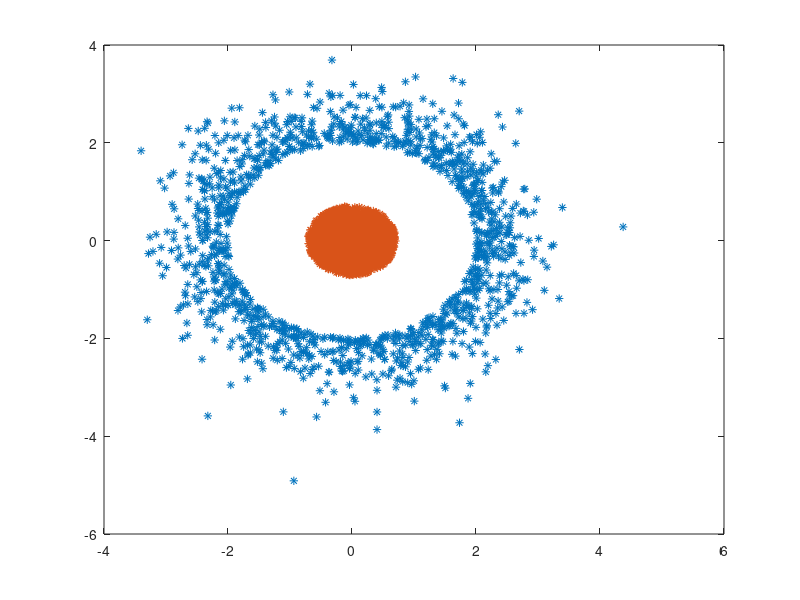

This figure's MATLAB source: (Note: this script raises an error after producing the figure.)
% Starting code for Final Project: part 1
% 
%  Tasks
% ---------
%   1. Fill in the code for forward propagation and backward propagation
%   2. Play with step size
%   3. Modify the code by changing the number of hidden layers
%   4. Vary b, which controls the non-linearity to determine its impact. 
   


clear all
close all

%%
% Creating linearly non-separable random distributions
%
features = mvnrnd([0,0], eye(2),10000);
radius = sum(features.^2,2);
class1index = radius < 0.5;
class2index = radius > 4;
class1 = features(class1index,:);
class2 = features(class2index,:);
l1 = size(class1,1);

plot(class2(:,1),class2(:,2),'*');
hold on
plot(class1(:,1),class1(:,2),'*');
hold off;

X = [class1;class2];
X1 = [X,ones(size(X,1),1)]';
s = [-ones(size(class1,1),1);ones(size(class2,1),1)]';

%% 
Nh = 3;             % number of nodes in hidden layer 
W1 = randn(Nh,3);   % Weights of first layer
W2 = randn(1,Nh+1); % Weights of second layer

Niter = 5000;       % # iterations
stepsize = 0.0001; % stepsize
error = zeros(1,Niter); % error as a function of iteratiosn

h = @(x) sigmoid(x,1,0.5); % definition of non-linearity
dh = @(x) dsig(x,1,0.5);   % derivative of non-linearity

for iter = 1:Niter
    
    
   % Forward Propagation
   %---------------------------
    
    B = W1 * X1;
    z = h(B);
    a = W2 * [z;ones(1,size(z,2))];
    y = h(a);
               
    %---------------------------                    
           
    error(iter) = sum((y-s).^2);

    % Backward Propagation
    %---------------------------
    
    GradientA = 2 .* (y-s) .* dh(a);
    GradW2 = GradientA * [z;ones(1,size(z,2))]';
    GradientZ1 = W2' * GradientA;
    GradientZ = GradientZ1(1:Nh,:);
    GradientB = GradientZ .* dh(B);
    GradW1 = GradientB * X1';
               
    %---------------------------           
               
    % update weights using steepest descent
    
    W1 = W1 - stepsize*GradW1;
    W2 = W2 - stepsize*GradW2;
    
    % Display the intermediate results
    %----------------------------------------------
    if(mod(iter,10)==0)
        % plot original data and separating lines corresponding to first layer
        figure(1);
        plot(class2(:,1),class2(:,2),'*');
        hold on
        plot(class1(:,1),class1(:,2),'*');    
        xindex = [-25:0.1:25];
        yindex = -(W1(:,2)*xindex + W1(:,3))./W1(:,1);
        for nh=1:Nh
            plot(yindex(nh,:),xindex,'LineWidth',3);
        end
        axis([-10,10,-10,10]);
        hold off;
        title('Original features and separating planes')
        
        % plot output of first layer
        
        if(Nh==3)
            figure(4);plot3(z(1,1:l1),z(2,1:l1),z(3,1:l1),'*');
            hold on
            plot3(z(1,l1+1:end),z(2,l1+1:end),z(3,l1+1:end),'*');
            hold off;
        end
        title('Output of first layer; non-linear features')
        
        figure(2);plot(y,'r--','Linewidth',3); hold on; plot(s); hold off; axis([0,size(X,1),-1.5,1.5]);drawnow;
        title('Predicted and actual labels')
        
    end

    % Display DONE
    %----------------------------------------------
    

    
end

%%

figure(3);plot(error);title('Error - # of misclassified values');